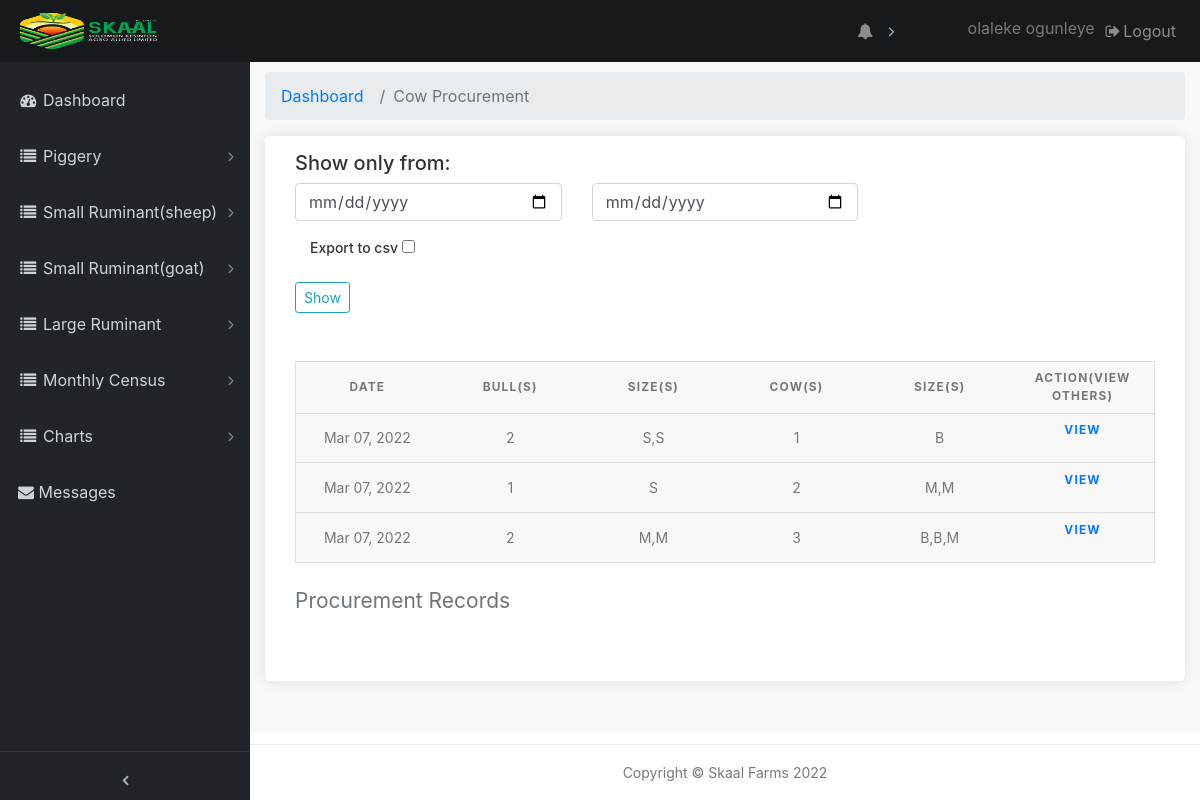
Screenshot of /pages/cow-procurement-records (signed in) with the database file from the repository.
### farmrecord/models.py (models this page shows, shortened)
class CowProcurement(models.Model):
    date = models.DateTimeField(default=timezone.now)
    cow_num = models.IntegerField(verbose_name='Cow(s)', default=0)
    size = models.CharField(max_length=100, verbose_name='Size(s)', blank=True, null=True)
    bull_num = models.IntegerField(verbose_name='Bull(s)', default=0)
    size1 = models.CharField(max_length=100, verbose_name='Size(s)',null=True, blank=True)
    section = models.ForeignKey(Section, verbose_name='Section', related_name='category16', null=True, on_delete=models.CASCADE)
    export_to_CSV = models.BooleanField(default=False)

### farmrecord/views.py (the view)
# urls.py: path('cow-procurement-records', views.cow_procrec, name='cow_procrec'),
@login_required(login_url='/admin-page/login')
def cow_procrec(request):
    cow_prec = CowProcurement.objects.order_by('-date')
    query_form = CowprocFilter()
    paginated_filtercp = Paginator(cow_prec, 10)
    page_number = request.GET.get('page')
    cp_page_obj = paginated_filtercp.get_page(page_number)
    context = {
        'cp_page_obj': cow_prec,
        'q'    : query_form
    }
    context['cm_page_obj'] = cp_page_obj
    return render(request, 'cowprocrec.html', context)

### farmrecord/forms.py
class CowprocFilter(forms.ModelForm):
    date = forms.DateField(widget=forms.HiddenInput(), required=False)
    start_date = forms.DateField(
        widget=forms.TextInput(attrs={'class': 'form-control', 'type' : 'date', 'placeholder': 'From'}))
    end_date = forms.DateField(
        widget=forms.TextInput(attrs={'class': 'form-control', 'type' : 'date', 'placeholder': 'To'}))
    export_to_CSV = forms.BooleanField(required=False, label="Export to CSV")
    class Meta:
        model = CowProcurement
        fields =('date','export_to_CSV')

### templates/cowprocrec.html (shortened to what this page needs)
{% extends 'base.html' %}
{% load static %}
{% block content %}
  <div class="content-wrapper">
    <div class="container-fluid">
      <ol class="breadcrumb">
        <li class="breadcrumb-item">
          <a href="#">Dashboard</a>
        </li>
        <li class="breadcrumb-item active">Cow Procurement</li>
      </ol>
		<div class="box_general padding_bottom">
      <h5>Show only from:</h5>
      <form class="mb-5" action="{% url 'farmrecord:cowproc_filter' %}">
        <div class="row">
          <div class="col-lg-4 col-md-12 form-group">
            {{ q.start_date }}
          </div>
          <div class="col-lg-4 col-md-12 form-group">
            {{ q.end_date }}
          </div>
        </div>
        <div class="col-lg-12 col-md-12 form-group">
          <label for="">Export to csv</label>
          {{ q.export_to_CSV }}
        </div>
        <input type="submit" class="btn btn-outline-info btn-sm" value="Show">
      </form>
			<table>
        <caption>Procurement Records</caption>
        <thead>
          <tr>
            <th scope="col">Date</th>
            <th scope="col">Bull(s)</th>
            <th scope="col">Size(s)</th>
            <th scope="col">Cow(s)</th>
            <th scope="col">Size(s)</th>
            <th scope="col">ACTION(View others)</th>
          </tr>
        </thead>
        <tbody>
          {% if cp_page_obj %}
          {% for a in cp_page_obj %}
          <tr>
            <td data-label="Date">{{ a.date|date:"M d, Y" }}</td>
            <td data-label="Bull(s)">{{ a.bull_num }}</td>
            <td data-label="Size(s)">{{ a.size1 }}</td>
            <td data-label="Cow(s)">{{ a.cow_num }}</td>
            <td data-label="Size(s)">{{ a.size }}</td>
            <th data-label="Action" class="table"><a href="{% url 'farmrecord:cow_procrec_view' a.id %}" >View</a></th>
          {% endfor %}
          {% endif %}
          </tr>
        </tbody>
    </table>
		</div>
	  </div>
   	</div>
{% endblock %}

### templates/sidebar.html (shortened to what this page needs)
{% load static %}
{% load tz %}
<nav class="navbar navbar-expand-lg navbar-dark bg-default fixed-top" id="mainNav">
    <a class="navbar-brand" href="{% url 'farmrecord:index' %}"><img src="{% static 'img/image-trans-removebg3.png' %}" data-retina="true" alt="logo" width="150" height="36"></a>
    <div class="collapse navbar-collapse" id="navbarResponsive">
      <ul class="navbar-nav navbar-sidenav" id="exampleAccordion">
        <li class="nav-item" data-toggle="tooltip" data-placement="right" title="Dashboard">
          <a class="nav-link" href="{% url 'farmrecord:index' %}">
            <i class="fa fa-fw fa-dashboard"></i>
            <span class="nav-link-text">Dashboard</span>
          </a>
        </li>
		<li class="nav-item" data-toggle="tooltip" data-placement="right" title="My listings">
          <a class="nav-link nav-link-collapse collapsed" data-toggle="collapse" href="#mortality" data-parent="#mylistings">
            <i class="fa fa-fw fa-list"></i>
            <span class="nav-link-text">Piggery</span>
          </a>
    </li>
    <li class="nav-item" data-toggle="tooltip" data-placement="right" title="My listings">
          <a class="nav-link nav-link-collapse collapsed" data-toggle="collapse" href="#sheep" data-parent="#mylistings">
            <i class="fa fa-fw fa-list"></i>
            <span class="nav-link-text">Small Ruminant(sheep)</span>
          </a>
    </li>
<li class="nav-item" data-toggle="tooltip" data-placement="right" title="My listings">
  <a class="nav-link nav-link-collapse collapsed" data-toggle="collapse" href="#goat" data-parent="#mylistings">
    <i class="fa fa-fw fa-list"></i>
    <span class="nav-link-text">Small Ruminant(goat)</span>
  </a>
</li>
<li class="nav-item" data-toggle="tooltip" data-placement="right" title="My listings">
  <a class="nav-link nav-link-collapse collapsed" data-toggle="collapse" href="#cow" data-parent="#mylistings">
    <i class="fa fa-fw fa-list"></i>
    <span class="nav-link-text">Large Ruminant</span>
  </a>
</li>
<li class="nav-item" data-toggle="tooltip" data-placement="right" title="My listings">
  <a class="nav-link nav-link-collapse collapsed" data-toggle="collapse" href="#Procurement" data-parent="#mylistings">
    <i class="fa fa-fw fa-list"></i>
    <span class="nav-link-text">Monthly Census</span>
  </a>
</li>
        <li class="nav-item" data-toggle="tooltip" data-placement="right" title="My listingsc">
          <a class="nav-link nav-link-collapse collapsed" data-toggle="collapse" href="#chart" data-parent="#mylistingsc">
            <i class="fa fa-fw fa-list"></i>
            <span class="nav-link-text">Charts</span>
          </a>
        </li>
        <li class="nav-item" data-toggle="tooltip" data-placement="right" title="Dashboard">
          <a class="nav-link" href="{% url 'farmrecord:review_com' %}">
            <i class="fa fa-envelope" aria-hidden="true"></i>
            <span class="nav-link-text">Messages
          </span>
          </a>
        </li>
      </ul>
      <ul class="navbar-nav sidenav-toggler">
        <li class="nav-item">
          <a class="nav-link text-center" id="sidenavToggler">
            <i class="fa fa-fw fa-angle-left"></i>
          </a>
        </li>
      </ul>
      <ul class="navbar-nav ml-auto">
        <li class="nav-item dropdown mr-5">
          <a class="nav-link dropdown-toggle mr-lg-2" id="alertsDropdown" href="#" data-toggle="dropdown" aria-haspopup="true" aria-expanded="false">
            <i class="fa fa-fw fa-bell"></i>
          </a>
        </li>
        <li class="nav-item">
          <span style="line-height: 35px;">{{ request.user.get_full_name }}</span>
        </li>
        <li class="nav-item">
          <a class="nav-link" data-toggle="modal" data-target="#exampleModal">
            <i class="fa fa-fw fa-sign-out"></i>Logout</a>
        </li>
      </ul>
    </div>
  </nav>

### static/css/admin.css (style rules this page uses)
html { position: relative; min-height: 100%; }
body { overflow-x: hidden; }
body.sticky-footer { margin-bottom: 62px; }
body.sticky-footer .content-wrapper { min-height: calc(100vh - 62px - 62px); }
body.fixed-nav { padding-top: 56px; }
.content-wrapper { min-height: calc(100vh - 62px); padding-top: 1rem; }
#mainNav .navbar-collapse { overflow: auto; max-height: 75vh; }
#mainNav .navbar-collapse .navbar-nav .nav-item .nav-link { cursor: pointer; }
#mainNav .navbar-collapse .navbar-sidenav .nav-link-collapse:after { float: right; content: '\f107'; font-family: 'FontAwesome'; }
#mainNav .navbar-collapse .navbar-sidenav .nav-link-collapse.collapsed:after { content: '\f105'; }
#mainNav .navbar-collapse .sidenav-toggler { display: none; }
#mainNav .navbar-collapse .navbar-nav > .nav-item.dropdown > .nav-link { position: relative; min-width: 45px; }
#mainNav .navbar-collapse .navbar-nav > .nav-item.dropdown > .nav-link:after { float: right; width: auto; content: '\f105'; border: none; font-family: 'FontAwesome'; }
@media (min-width: 992px) { #mainNav .navbar-brand { width: 250px; } }
@media (min-width: 992px) { #mainNav .navbar-collapse { overflow: visible; max-height: none; } }
@media (min-width: 992px) { #mainNav .navbar-collapse .navbar-sidenav { position: absolute; top: 0; left: 0; overflow-x: hidden; overflow-y: auto; -webkit-flex-direction: column; -ms-flex-direction: column; flex-direction: column; margin-top: 62px; } }
@media (min-width: 992px) { #mainNav .navbar-collapse .navbar-sidenav > .nav-item { width: 250px; padding: 0; } }
@media (min-width: 992px) { #mainNav .navbar-collapse .navbar-sidenav > .nav-item > .nav-link { padding: 1em; padding-left: 18px; } }
@media (min-width: 992px) { #mainNav .navbar-collapse .navbar-nav > .nav-item.dropdown > .nav-link { min-width: 0; } }
@media (min-width: 992px) { #mainNav .navbar-collapse .navbar-nav > .nav-item.dropdown > .nav-link:after { width: 24px; text-align: center; } }
#mainNav.fixed-top .sidenav-toggler { display: none; }
@media (min-width: 992px) { #mainNav.fixed-top .navbar-sidenav { height: calc(100vh - 111px); } }
@media (min-width: 992px) { #mainNav.fixed-top .sidenav-toggler { position: absolute; top: 0; left: 0; display: flex; overflow-x: hidden; overflow-y: auto; -webkit-flex-direction: column; -ms-flex-direction: column; flex-direction: column; margin-top: calc(100vh - 49px); } }
@media (min-width: 992px) { #mainNav.fixed-top .sidenav-toggler > .nav-item { width: 250px; padding: 0; } }
@media (min-width: 992px) { #mainNav.fixed-top .sidenav-toggler > .nav-item > .nav-link { padding: 1em; } }
#mainNav.fixed-top.navbar-dark .sidenav-toggler { background-color: #212529; border-top: 1px solid #343a40; }
#mainNav.fixed-top.navbar-dark .sidenav-toggler a i { color: #adb5bd; }
.content-wrapper { overflow-x: hidden; background: white; }
@media (min-width: 992px) { .content-wrapper { margin-left: 250px; } }
#sidenavToggler i { font-weight: 800; }
#mainNav.navbar-dark .navbar-collapse .navbar-sidenav .nav-link-collapse:after { color: #868e96; }
#mainNav.navbar-dark .navbar-collapse .navbar-sidenav > .nav-item > .nav-link { color: #ced4da; }
#mainNav.navbar-dark .navbar-collapse .navbar-nav > .nav-item.dropdown > .nav-link:after { color: #adb5bd; }
@media (min-width: 992px) { #mainNav.navbar-dark .navbar-collapse .navbar-sidenav { background: #212529; padding-top: 10px; } }
body { background: #f8f8f8; color: #777 !important; font-family: "Poppins", Helvetica, sans-serif; font-size: 14px; font-size: 0.875rem; }
.content-wrapper { background: #f8f8f8; }
h1, h2, h3, h4, h5, h6 { color: #333 !important; }
a { color: #0054a6; text-decoration: none; -moz-transition: all 0.5s ease-in-out; -o-transition: all 0.5s ease-in-out; -webkit-transition: all 0.5s ease-in-out; -ms-transition: all 0.5s ease-in-out; transition: all 0.5s ease-in-out; outline: none; }
.bg-default { background-color: #171a1d; }
.form-group label { font-weight: 500; color: #333; }
.form-control { font-size: 14px; font-size: 0.875rem; padding: .65rem; }
.box_general { background-color: #fff; padding: 15px 30px 0 30px; -webkit-border-radius: 5px; -moz-border-radius: 5px; -ms-border-radius: 5px; border-radius: 5px; margin-bottom: 30px; color: #777; font-size: 14px; font-size: 0.875rem; -webkit-box-shadow: 0px 0px 15px 0px rgba(0, 0, 0, 0.1); -moz-box-shadow: 0px 0px 15px 0px rgba(0, 0, 0, 0.1); box-shadow: 0px 0px 15px 0px rgba(0, 0, 0, 0.1); }
.box_general.padding_bottom { padding-bottom: 20px; }

### rows the page displays
CowProcurement: date "Mar 07, 2022", bull_num "2", size1 "S,S", cow_num "1", size "B"
CowProcurement: date "Mar 07, 2022", bull_num "1", size1 "S", cow_num "2", size "M,M"
CowProcurement: date "Mar 07, 2022", bull_num "2", size1 "M,M", cow_num "3", size "B,B,M"

### other values shown
{{ request.user.get_full_name }} "olaleke ogunleye"
